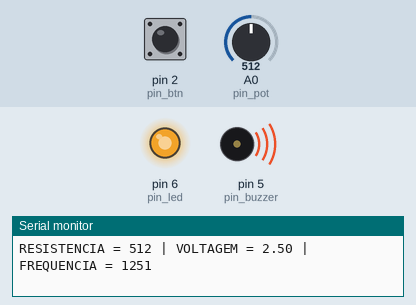
Recording of a sketch running on a simulated Arduino Uno, built with avr-gcc and run on an emulated ATmega328P. On the bench: output pins drawn as LEDs (lit = HIGH), buzzer (waves = sounding), the last lines printed to the serial monitor. The test bench sets the inputs (shaded band); at power-on: pin 2 (pin_btn) LOW, A0 (pin_pot) = 512.

Above: at 1.2 s.
1.3 s: pin 2 (pin_btn) pulled HIGH for 0.15 s
At 2.6 s:
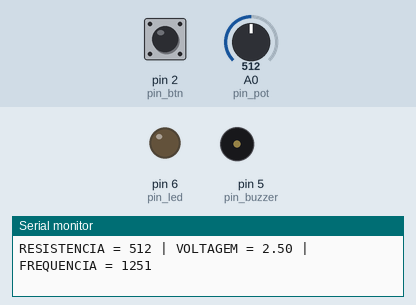
4.2 s: A0 (pin_pot) set to 122
At 4.8 s:
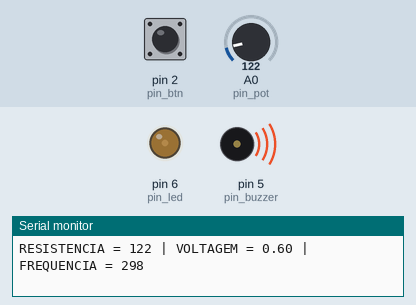
5.7 s: A0 (pin_pot) set to 900
At 6.7 s:
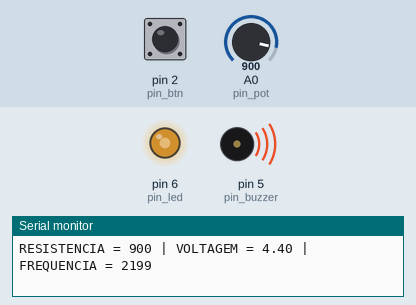
7.2 s: pin 2 (pin_btn) pulled HIGH for 1 s
At 7.8 s:
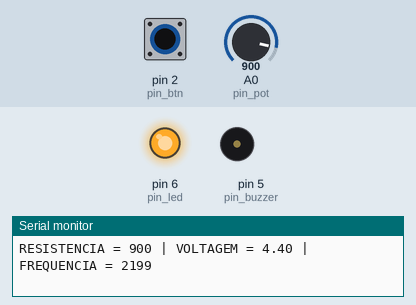
11.2 s: A0 (pin_pot) set to 306
At 11.6 s:
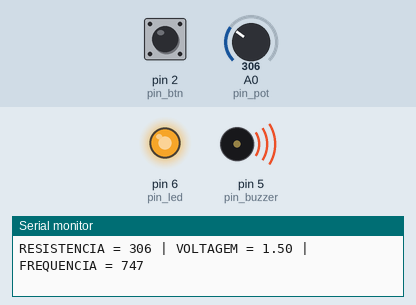
14.2 s: pin 2 (pin_btn) pulsed HIGH 2 times (0.12 s each, 0.3 s apart)
At 15.4 s:
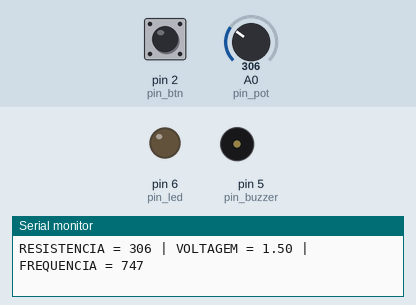
Timing chart, 0 to 17.2 s (numbered marks = the images above; inputs shaded):
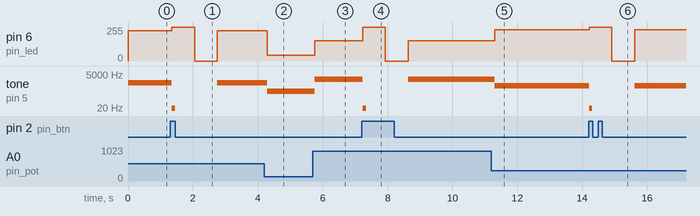

The sketch:

Buzzer_Potenciometro_Led_Arduino.ino
```cpp
int pin_pot = A0;
int pin_led = 6;
int pin_buzzer = 5;
int pin_btn = 2;

void setup(){
  //DECLARANDO POTENCIOMETRO E BOTÃO COMO ENTRADA, LED E BUZZER COMO SAÍDA
  pinMode(pin_pot, INPUT);
  pinMode(pin_led, OUTPUT);
  pinMode(pin_btn, INPUT);
  pinMode(pin_buzzer, OUTPUT);
  Serial.begin(9600);
}

void loop(){

  int val_pot = analogRead(pin_pot); // Lê valores no potenciômetro
  int frequencia = map(val_pot, 0, 1023, 0, 2500); //define valores de frequência
  float volt = val_pot * (5.00/1023.0); //Valores da tensão no circuito

  //ESCRITA PARA MONITOR SERIAL
  Serial.print("RESISTENCIA = ");
  Serial.print(val_pot);
  Serial.print(" | VOLTAGEM = ");
  Serial.print(volt);
  Serial.print(" | FREQUENCIA = ");
  Serial.println(frequencia);

  if (digitalRead(pin_btn) == HIGH) {// LER BOTÃO
    digitalWrite(pin_led, HIGH);
    tone(pin_buzzer,20, 100);
    delay(700);
    digitalWrite(pin_led, LOW);
    noTone(pin_buzzer);
    delay(700);
  }


 tone(pin_buzzer, frequencia, 100);
 analogWrite(pin_led, frequencia);
  delay(10);
}
```

Measured:
- after the input at 1.3 s, pin 6 (pin_led): 227/255 → 255/255 after 0.06 s, → 0/255 0.70 s later, → 227/255 0.70 s later; tone on pin 5 (pin_buzzer): 1251 Hz → 20 Hz after 0.06 s, → silent 0.10 s later, → 1251 Hz 1.3 s later
- after the input at 4.2 s, pin 6 (pin_led): 227/255 → 42/255 after 0.10 s; tone on pin 5 (pin_buzzer): 1251 Hz → 298 Hz after 0.10 s
- after the input at 5.7 s, pin 6 (pin_led): 42/255 → 151/255 after 0.05 s; tone on pin 5 (pin_buzzer): 298 Hz → 2199 Hz after 0.05 s
- after the input at 7.2 s, pin 6 (pin_led): 151/255 → 255/255 at once, → 0/255 0.70 s later, → 151/255 0.70 s later; tone on pin 5 (pin_buzzer): 2199 Hz → 20 Hz at once, → silent 0.10 s later, → 2199 Hz 1.3 s later
- after the input at 11.2 s, pin 6 (pin_led): 151/255 → 235/255 after 0.11 s; tone on pin 5 (pin_buzzer): 2199 Hz → 747 Hz after 0.11 s
- after the input at 14.2 s, pin 6 (pin_led): 235/255 → 255/255 at once, → 0/255 0.70 s later, → 235/255 0.70 s later; tone on pin 5 (pin_buzzer): 747 Hz → 20 Hz at once, → silent 0.10 s later, → 747 Hz 1.3 s later
